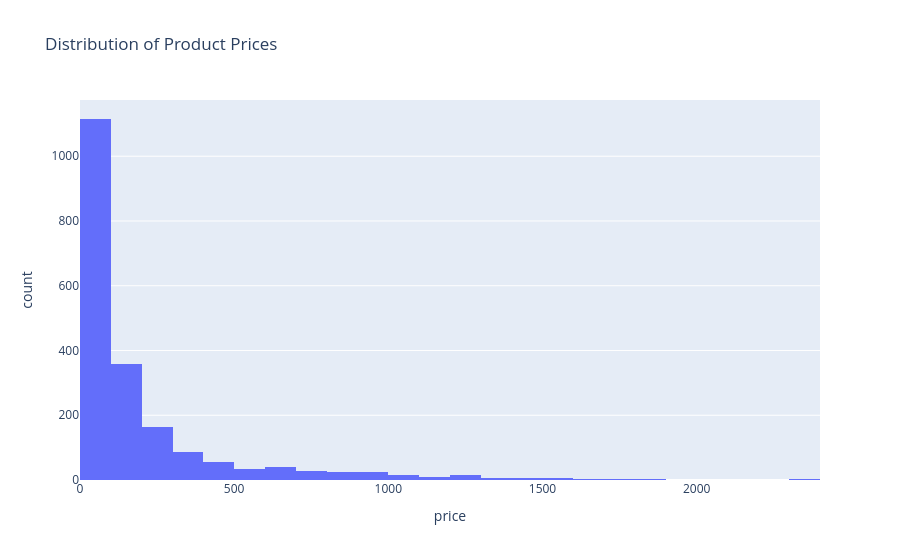

The notebook cell saved with this chart:
### Markdown cell above
### Visualization: Product Price Distribution

The following histogram shows how product prices are distributed across the catalog. It helps identify whether most products are low-priced, medium-priced, or high-priced.

### Code cell
import plotly.express as px

fig = px.histogram(
    products,
    x="price",
    nbins=30,
    title="Distribution of Product Prices"
)

fig.show()

### Figure 1 — Plotly figure (JSON) as saved in the notebook; plotly's stock layout.template omitted (floating-point values rounded to 4 significant figures; data arrays with more than 128 entries replaced by an {"elided": "..."} marker saying what was removed)
{"data": [{"bingroup": "x", "hovertemplate": "price=%{x}<br>count=%{y}<extra></extra>", "legendgroup": "", "marker": {"color": "#636efa", "pattern": {"shape": ""}}, "name": "", "nbinsx": 30, "orientation": "v", "showlegend": false, "type": "histogram", "x": {"elided": "2000 float values"}, "xaxis": "x", "yaxis": "y"}], "layout": {"barmode": "relative", "legend": {"tracegroupgap": 0}, "title": {"text": "Distribution of Product Prices"}, "xaxis": {"anchor": "y", "domain": [0, 1], "title": {"text": "price"}}, "yaxis": {"anchor": "x", "domain": [0, 1], "title": {"text": "count"}}}}
